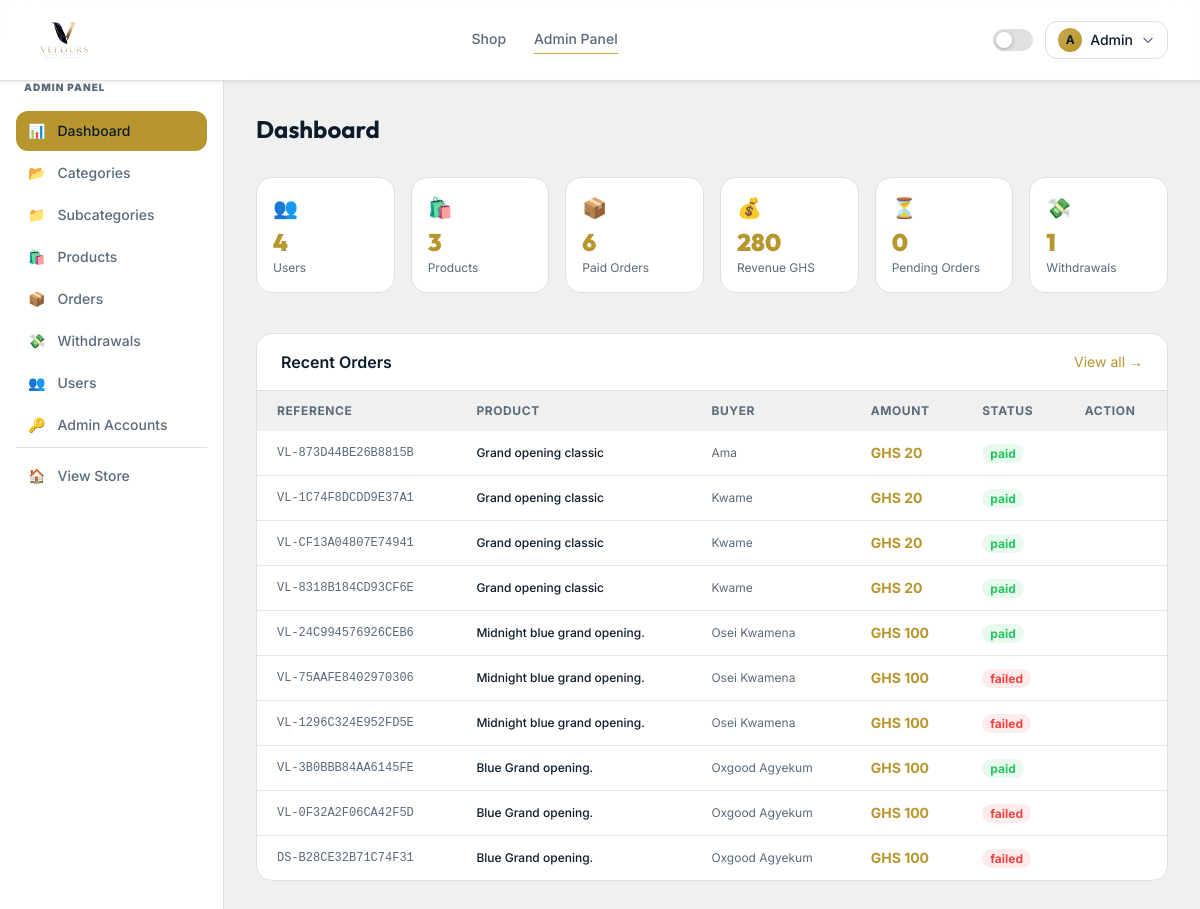
Page /admin/ (signed in) on the committed database.
### app/models.py (models this page shows, shortened)
class User(UserMixin, db.Model):
    __tablename__ = 'users'
    id = db.Column(db.Integer, primary_key=True)
    name = db.Column(db.String(100), nullable=False)
    email = db.Column(db.String(150), unique=True, nullable=False)
    phone = db.Column(db.String(20), nullable=True)
    password_hash = db.Column(db.String(255), nullable=False)
    is_admin = db.Column(db.Boolean, default=False)
    is_active = db.Column(db.Boolean, default=True)
    referral_code = db.Column(db.String(12), unique=True, nullable=True)
    referral_unlocked = db.Column(db.Boolean, default=False)
    referral_slots_total = db.Column(db.Integer, default=0)
    referral_slots_used = db.Column(db.Integer, default=0)
    referred_by_id = db.Column(db.Integer, db.ForeignKey('users.id'), nullable=True)
    wallet_balance = db.Column(db.Float, default=0.0)
    created_at = db.Column(db.DateTime, default=datetime.utcnow)
    orders = db.relationship('Order', backref='buyer', lazy=True, foreign_keys='Order.user_id')
    commissions = db.relationship('Commission', backref='earner', lazy=True, foreign_keys='Commission.referrer_id')
    referred_users = db.relationship('User', backref=db.backref('referred_by', remote_side=[id]), lazy=True)

class Order(db.Model):
    __tablename__ = 'orders'
    id = db.Column(db.Integer, primary_key=True)
    reference = db.Column(db.String(50), unique=True, nullable=False)
    user_id = db.Column(db.Integer, db.ForeignKey('users.id'), nullable=False)
    product_id = db.Column(db.Integer, db.ForeignKey('products.id'), nullable=False)
    amount = db.Column(db.Float, nullable=False)
    status = db.Column(db.String(20), default='pending')
    referral_code_used = db.Column(db.String(12), nullable=True)
    hubtel_transaction_id = db.Column(db.String(100), nullable=True)
    momo_phone = db.Column(db.String(20), nullable=True)
    momo_network = db.Column(db.String(20), nullable=True)
    created_at = db.Column(db.DateTime, default=datetime.utcnow)
    paid_at = db.Column(db.DateTime, nullable=True)
    commission = db.relationship('Commission', backref='order', uselist=False)

class Product(db.Model):
    __tablename__ = 'products'
    id = db.Column(db.Integer, primary_key=True)
    name = db.Column(db.String(200), nullable=False)
    slug = db.Column(db.String(200), unique=True, nullable=False)
    description = db.Column(db.Text, nullable=True)
    price = db.Column(db.Float, nullable=False)
    referral_commission_pct = db.Column(db.Float, default=0.0)
    preview_image = db.Column(db.String(300), nullable=True)
    delivery_content = db.Column(db.Text, nullable=True)
    category_id = db.Column(db.Integer, db.ForeignKey('categories.id'), nullable=True)
    subcategory_id = db.Column(db.Integer, db.ForeignKey('subcategories.id'), nullable=True)
    is_active = db.Column(db.Boolean, default=True)
    is_featured = db.Column(db.Boolean, default=False)
    total_sales = db.Column(db.Integer, default=0)
    created_at = db.Column(db.DateTime, default=datetime.utcnow)
    orders = db.relationship('Order', backref='product', lazy=True)

### app/blueprints/admin.py (the view)
@admin_bp.route('/')
@admin_required
def dashboard():
    stats = {
        'total_users': User.query.filter_by(is_admin=False).count(),
        'total_products': Product.query.count(),
        'total_orders': Order.query.filter_by(status='paid').count(),
        'total_revenue': db.session.query(db.func.sum(Order.amount)).filter_by(status='paid').scalar() or 0,
        'pending_withdrawals': Withdrawal.query.filter_by(status='pending').count(),
        'pending_orders': Order.query.filter_by(status='pending').count(),
    }
    recent_orders = Order.query.order_by(Order.created_at.desc()).limit(10).all()
    return render_template('admin/dashboard.html', stats=stats, recent_orders=recent_orders)

### app/blueprints/admin.py (called while the page is built)
def admin_required(f):
    @wraps(f)
    @login_required
    def decorated(*args, **kwargs):
        if not current_user.is_admin:
            flash('Admin access required.', 'error')
            return redirect(url_for('store.index'))
        return f(*args, **kwargs)
    return decorated

### app/templates/admin/dashboard.html (shortened to what this page needs)
{% extends 'admin/base_admin.html' %}
{% block admin_content %}
<div class="fade-in">
  <h1 class="font-display text-2xl font-bold mb-8" style="color:var(--text-primary)">Dashboard</h1>
  <div class="grid grid-cols-2 md:grid-cols-3 lg:grid-cols-6 gap-4 mb-10">
    {% for label, value, icon in [
      ('Users', stats.total_users, '👥'),
      ('Products', stats.total_products, '🛍️'),
      ('Paid Orders', stats.total_orders, '📦'),
      ('Revenue GHS', '%.0f'|format(stats.total_revenue), '💰'),
      ('Pending Orders', stats.pending_orders, '⏳'),
      ('Withdrawals', stats.pending_withdrawals, '💸'),
    ] %}
    <div class="card rounded-2xl p-4">
      <div class="text-xl mb-1">{{ icon }}</div>
      <p class="font-display text-2xl font-black text-gold-500">{{ value }}</p>
      <p class="text-xs text-muted mt-0.5">{{ label }}</p>
    </div>
    {% endfor %}
  </div>
  <div class="card rounded-2xl overflow-hidden">
    <div class="flex justify-between items-center px-6 py-4 border-b border-themed">
      <h2 class="font-semibold" style="color:var(--text-primary)">Recent Orders</h2>
      <a href="{{ url_for('admin.orders') }}" class="text-sm text-gold-500 hover:text-gold-400">View all →</a>
    </div>
    <div class="overflow-x-auto">
      <table class="w-full text-sm">
        <thead style="background:var(--bg-primary)">
          <tr>
            {% for h in ['Reference', 'Product', 'Buyer', 'Amount', 'Status', 'Action'] %}
            <th class="px-5 py-3 text-left text-xs font-bold text-muted uppercase tracking-wider">{{ h }}</th>
            {% endfor %}
          </tr>
        </thead>
        <tbody class="divide-y divide-themed">
          {% for order in recent_orders %}
          <tr class="hover:bg-gold-500/3 transition-colors">
            <td class="px-5 py-3 font-mono text-xs text-muted">{{ order.reference }}</td>
            <td class="px-5 py-3 text-xs font-medium" style="color:var(--text-primary)">{{ order.product.name }}</td>
            <td class="px-5 py-3 text-xs text-muted">{{ order.buyer.name }}</td>
            <td class="px-5 py-3 font-bold text-gold-500">GHS {{ '%.0f'|format(order.amount) }}</td>
            <td class="px-5 py-3">
              <span class="px-2 py-0.5 rounded-full text-xs font-bold
                {% if order.status == 'paid' %}bg-green-500/10 text-green-500
                {% elif order.status == 'pending' %}bg-gold-500/10 text-gold-500
                {% else %}bg-red-500/10 text-red-500{% endif %}">
                {{ order.status }}
              </span>
            </td>
            <td class="px-5 py-3">
            </td>
          </tr>
          {% endfor %}
        </tbody>
      </table>
    </div>
  </div>
</div>
{% endblock %}

### app/templates/base.html (shortened to what this page needs)
<!DOCTYPE html>
<html lang="en" id="html-root" class="scroll-smooth">
<head>
  <script src="https://cdn.tailwindcss.com"></script>
</head>
<body>
<nav class="nav-bg sticky top-0 z-50 border-b border-themed">
  <div class="max-w-7xl mx-auto px-4 sm:px-6 lg:px-8">
    <div class="flex items-center justify-between h-20">
      <a href="{{ url_for('store.index') }}" class="flex items-center gap-2.5 group">
        <img src="{{ url_for('static', filename='img/logo.png') }}"
             alt="{{ APP_NAME }}"
             class="h-16 w-auto object-contain"
             onerror="this.style.display='none'; this.nextElementSibling.style.display='flex'"/>
      </a>
      <div class="hidden md:flex items-center gap-7">
        <a href="{{ url_for('store.shop') }}"
           class="nav-link text-sm font-medium text-muted hover:text-accent transition-colors pb-0.5
           {% if request.endpoint == 'store.shop' %}active{% endif %}">Shop</a>
        {% if current_user.is_authenticated %}
          {% if current_user.is_admin %}
          <a href="{{ url_for('admin.dashboard') }}"
             class="nav-link text-sm font-medium text-muted hover:text-accent transition-colors pb-0.5
             {% if request.endpoint and 'admin' in request.endpoint %}active{% endif %}">Admin Panel</a>
          {% else %}
          <a href="{{ url_for('dashboard.index') }}"
             class="nav-link text-sm font-medium text-muted hover:text-accent transition-colors pb-0.5
             {% if request.endpoint == 'dashboard.index' %}active{% endif %}">Dashboard</a>
          {% endif %}
        {% endif %}
      </div>
      <div class="flex items-center gap-3">
        <div id="theme-toggle" class="theme-pill" onclick="toggleTheme()" title="Toggle theme">
          <div class="theme-pill-dot"></div>
        </div>
        {% if current_user.is_authenticated %}
        <div class="relative" x-data="{ open:false }">
          <button @click="open=!open"
                  class="flex items-center gap-2 px-3 py-1.5 rounded-xl border border-themed hover:border-gold-400 transition-all"
                  style="border-color:var(--border)">
            <div class="w-6 h-6 rounded-full flex items-center justify-center"
                 style="background:linear-gradient(135deg,#C9A84C,#B8962E)">
              <span class="text-navy font-bold text-xs">{{ current_user.name[0].upper() }}</span>
            </div>
            <span class="text-sm font-medium hidden sm:block" style="color:var(--text-primary)">
              {{ current_user.name.split()[0] }}
            </span>
            <svg class="w-3.5 h-3.5 text-muted" fill="none" stroke="currentColor" viewBox="0 0 24 24">
              <path stroke-linecap="round" stroke-linejoin="round" stroke-width="2" d="M19 9l-7 7-7-7"/>
            </svg>
          </button>
        </div>
        {% else %}
        <a href="{{ url_for('auth.login') }}"
           class="text-sm font-medium text-muted hover:text-accent transition-colors">Sign in</a>
        <a href="{{ url_for('auth.register') }}"
           class="btn-gold px-4 py-2 rounded-xl text-sm">Join Free</a>
        {% endif %}
      </div>
    </div>
  </div>
</nav>
<main>{% block content %}{% endblock %}</main>
</body>
</html>

### app/templates/base.html (style rules this page uses)
:root { --bg-primary: #f0f0f0; --bg-card: #ffffff; --bg-nav: rgba(255,255,255,0.94); --border: #e0e0e0; --text-primary: #0D1B2A; --text-muted: #5a6a7a; --gold: #C9A84C; --gold-hover: #B8962E; --gold-glow: rgba(201,168,76,0.22); --nav-shadow: 0 1px 4px rgba(13,27,42,0.10); }
body { background-color: var(--bg-primary); color: var(--text-primary); font-family: 'Inter', sans-serif; transition: background-color 0.3s ease, color 0.3s ease; }
.card { background: var(--bg-card); border: 1px solid var(--border); }
.text-muted { color: var(--text-muted); }
.nav-bg { background: var(--bg-nav); box-shadow: var(--nav-shadow); backdrop-filter: blur(16px); -webkit-backdrop-filter: blur(16px); }
.border-themed { border-color: var(--border); }
.fade-in { animation: fadeUp 0.38s cubic-bezier(0.22,1,0.36,1) both; }
.nav-link { position: relative; }
.nav-link::after { content:''; position:absolute; bottom:-3px; left:0; right:0; height:1.5px; background:var(--gold); transform:scaleX(0); transition:transform 0.2s ease; transform-origin:center; }
.nav-link:hover::after, .nav-link.active::after { transform:scaleX(1); }
.theme-pill { width:40px; height:22px; background:var(--border); border-radius:11px; position:relative; cursor:pointer; transition:background 0.3s; border:1px solid var(--border); }
.theme-pill-dot { width:16px; height:16px; background:#fff; border-radius:50%; position:absolute; top:2px; left:2px; transition:transform 0.3s; box-shadow:0 1px 4px rgba(0,0,0,0.25); }

### rows in the picture
User: name "A", name "Admin"
Order: reference "VL-873D44BE26B8815B", product.name "Grand opening classic", buyer.name "Ama", amount "20", status "paid"
Order: reference "VL-1C74F8DCDD9E37A1", product.name "Grand opening classic", buyer.name "Kwame", amount "20", status "paid"
Order: reference "VL-CF13A04807E74941", product.name "Grand opening classic", buyer.name "Kwame", amount "20", status "paid"
Order: reference "VL-8318B184CD93CF6E", product.name "Grand opening classic", buyer.name "Kwame", amount "20", status "paid"
Order: reference "VL-24C994576926CEB6", product.name "Midnight blue grand opening.", buyer.name "Osei Kwamena", amount "100", status "paid"
Order: reference "VL-75AAFE8402970306", product.name "Midnight blue grand opening.", buyer.name "Osei Kwamena", amount "100", status "failed"
Order: reference "VL-1296C324E952FD5E", product.name "Midnight blue grand opening.", buyer.name "Osei Kwamena", amount "100", status "failed"
Order: reference "VL-3B0BBB84AA6145FE", product.name "Blue Grand opening.", buyer.name "Oxgood Agyekum", amount "100", status "paid"
Order: reference "VL-0F32A2F06CA42F5D", product.name "Blue Grand opening.", buyer.name "Oxgood Agyekum", amount "100", status "failed"
Order: reference "DS-B28CE32B71C74F31", product.name "Blue Grand opening.", buyer.name "Oxgood Agyekum", amount "100", status "failed"

### other values in the picture
{{ icon }} "📊" "📂" "📁" "🛍️" "📦" "💸" "👥" "🔑"
{{ label }} "Dashboard" "Categories" "Subcategories" "Products" "Orders" "Withdrawals" "Users" "Admin Accounts"
{{ icon }} "👥" "🛍️" "📦" "💰" "⏳" "💸"
{{ value }} "4" "3" "6" "280" "0" "1"
{{ label }} "Users" "Products" "Paid Orders" "Revenue GHS" "Pending Orders" "Withdrawals"
{{ h }} "REFERENCE" "PRODUCT" "BUYER" "AMOUNT" "STATUS" "ACTION"
